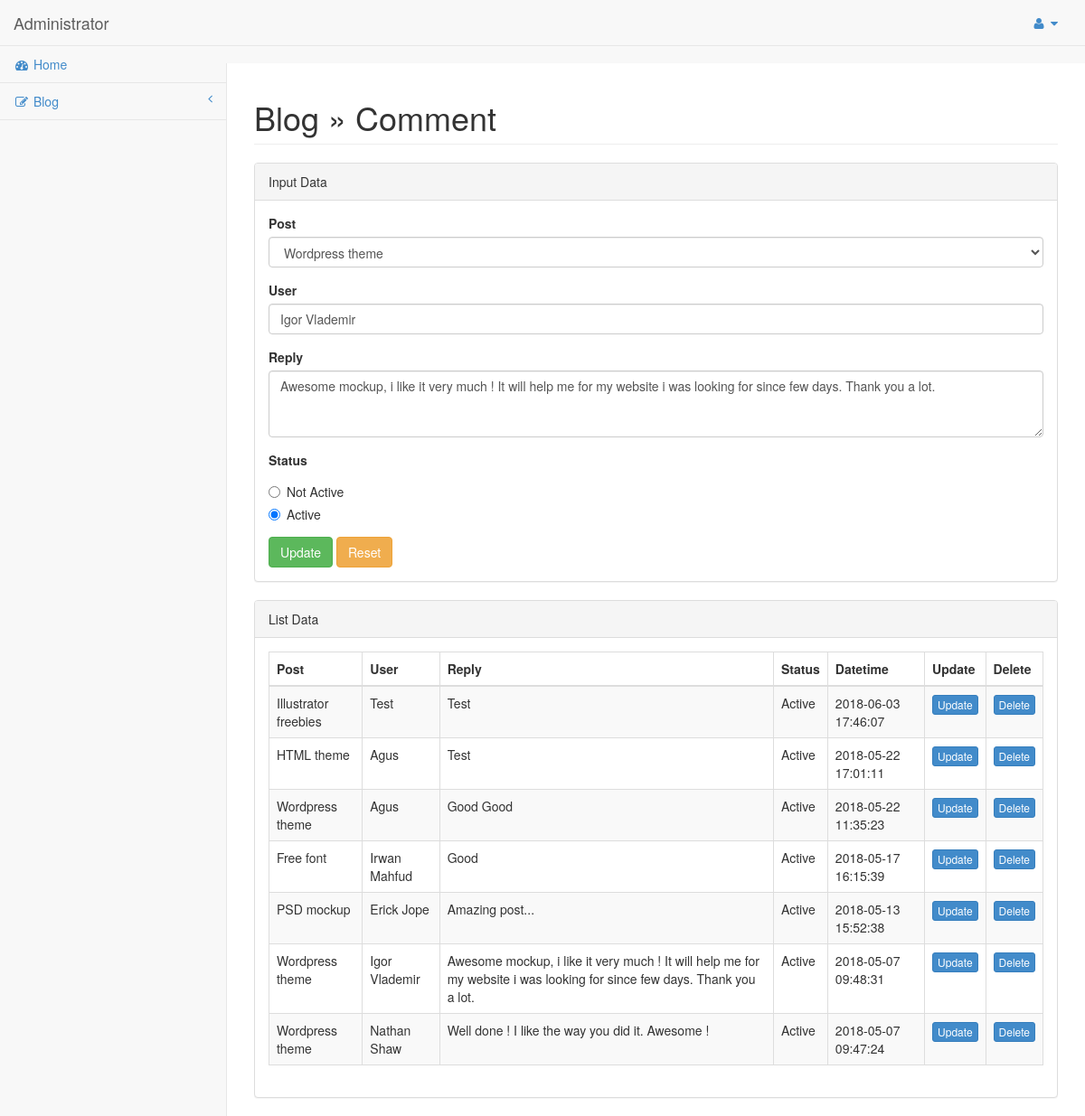
Screenshot of /admin/index.php?comment-update=2 (signed in) with the database file from the repository.
### tables this page shows
CREATE TABLE `comment` (
  `id` int(11) NOT NULL,
  `post_id` int(11) NOT NULL,
  `name` varchar(255) NOT NULL,
  `comment` text NOT NULL,
  `image` varchar(255) NOT NULL,
  `status` int(1) DEFAULT '0',
  `date` datetime NOT NULL
);

CREATE TABLE `post` (
  `id` int(11) NOT NULL,
  `category_id` int(11) NOT NULL,
  `title` varchar(255) NOT NULL,
  `description` text NOT NULL,
  `image` varchar(255) NOT NULL,
  `user` varchar(255) NOT NULL,
  `date` datetime NOT NULL
);

### admin/page/blog/comment-update.php (the view, shortened to what this page needs)
<?php
$comment_id     = $_GET["comment-update"];
$edit           = mysqli_query($connect, "SELECT * FROM comment WHERE id = '$comment_id'");
$row_edit       = mysqli_fetch_array($edit);
$post           = mysqli_query($connect, "SELECT * FROM post ORDER BY id ASC");
$comment        = mysqli_query($connect, "SELECT comment.*, post.title
                                          FROM comment, post
                                          WHERE comment.post_id = post.id
                                          AND comment.status = '1'
                                          ORDER BY comment.id DESC");
?>
<div class="row">
    <div class="col-lg-12">
        <h1 class="page-header">Blog &raquo; Comment</h1>
    </div>
</div>
<div class="row">
    <div class="col-lg-12">
        <div class="panel panel-default">
            <div class="panel-heading">
                Input Data
            </div>
            <div class="panel-body">
                <div class="row">
                    <div class="col-lg-12">
                        <form role="form" action="" method="post">
                            <div class="form-group">
                                <label>Post</label>
                                <select class="form-control" name="post_id">
                                    <?php if(mysqli_num_rows($post)>0) { ?>
                                        <?php while($row_post=mysqli_fetch_array($post)) { ?>
                                            <option <?php echo $row_edit["post_id"]==$row_post["id"] ? "selected='selected'" : "" ?>
                                            value="<?php echo $row_post["id"]?>"> <?php echo $row_post["title"]?> </option>
                                        <?php } ?>
                                    <?php } ?>
                                </select>
                            </div>
                            <div class="form-group">
                                <label>User</label>
                                <input class="form-control" type="text" name="name" value="<?php echo $row_edit["name"]?>" />
                            </div>
                            <div class="form-group">
                                <label>Reply</label>
                                <textarea class="form-control" rows="3" name="comment"><?php echo $row_edit["comment"]?></textarea>
                            </div>
                            <div class="form-group">
                                <label>Status</label>
                                <div class="radio">
                                    <label>
                                        <input type="radio" value="0" name="status" <?php echo $row_edit["status"]=='0' ? "checked" : ""?> /> Not Active
                                    </label>
                                </div>
                                <div class="radio">
                                    <label>
                                        <input type="radio" value="1" name="status" <?php echo $row_edit["status"]=='1' ? "checked" : ""?> /> Active
                                    </label>
                                </div>
                            </div>
                            <button type="submit" name="update" class="btn btn-success">Update</button>
                            <button type="reset" class="btn btn-warning">Reset</button>
                        </form>
                    </div>
                </div>
            </div>
        </div>
        <div class="panel panel-default">
            <div class="panel-heading">
                List Data
            </div>
            <div class="panel-body">
                <div class="table-responsive">
                    <table class="table table-striped table-bordered table-hover" id="dataTables-example">
                        <thead>
                            <tr>
                                <th>Post</th>
                                <th>User</th>
                                <th>Reply</th>
                                <th>Status</th>
                                <th>Datetime</th>
                                <th>Update</th>
                                <th>Delete</th>
                            </tr>
                        </thead>
                        <tbody>
                        <?php if(mysqli_num_rows($comment)>0) { ?>
                            <?php while($row_comment=mysqli_fetch_array($comment)) { ?>
                            <tr>
                                <td><?php echo $row_comment["title"] ?></td>
                                <td><?php echo $row_comment["name"] ?></td>
                                <td><?php echo $row_comment["comment"] ?></td>
                                <td><?php echo $row_comment["status"]=='1' ? "Active" : "Not Active" ?></td>
                                <td><?php echo $row_comment["date"] ?></td>
                                <td class="center"><a href="index.php?comment-update=<?php echo $row_comment["id"] ?>" class="btn btn-primary btn-xs" type="button">Update</a></td>
                                <td class="center"><a href="index.php?comment-delete=<?php echo $row_comment["id"] ?>" class="btn btn-primary btn-xs" type="button">Delete</a></td>
                            </tr>
                            <?php } ?>
                        <?php } ?>
                        </tbody>
                    </table>
                </div>
            </div>
        </div>
    </div>
</div>

### admin/css/sb-admin.css (style rules this page uses)
body { background-color: #f8f8f8; padding-top: 100px; }
@media (min-width:768px) { body { padding-top: 50px; } }

### rows the page displays
comment: post_id "Wordpress theme", name "Igor Vlademir", comment "Awesome mockup, i like it very much ! It will help me for my website i was looking for since few days. Thank you a lot.", status "☐ Not Active", status "☑ Active", post.title "Wordpress theme", date "2018-05-07 09:48:31"
comment: post.title "Illustrator freebies", name "Test", comment "Test", status "Active", date "2018-06-03 17:46:07"
comment: post.title "HTML theme", name "Agus", comment "Test", status "Active", date "2018-05-22 17:01:11"
comment: post.title "Wordpress theme", name "Agus", comment "Good Good", status "Active", date "2018-05-22 11:35:23"
comment: post.title "Free font", name "Irwan Mahfud", comment "Good", status "Active", date "2018-05-17 16:15:39"
comment: post.title "PSD mockup", name "Erick Jope", comment "Amazing post...", status "Active", date "2018-05-13 15:52:38"
comment: post.title "Wordpress theme", name "Nathan Shaw", comment "Well done ! I like the way you did it. Awesome !", status "Active", date "2018-05-07 09:47:24"
